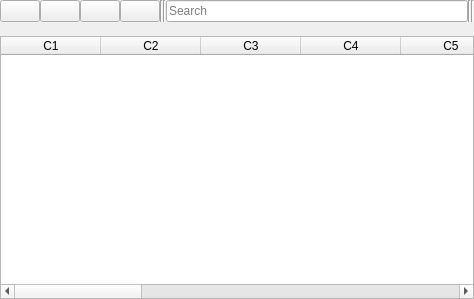
<?xml version="1.0" encoding="UTF-8"?>
<ui version="4.0">
 <class>Form</class>
 <widget class="QWidget" name="Form">
  <property name="geometry">
   <rect>
    <x>0</x>
    <y>0</y>
    <width>474</width>
    <height>299</height>
   </rect>
  </property>
  <property name="windowTitle">
   <string>Form</string>
  </property>
  <layout class="QVBoxLayout" name="verticalLayout">
   <property name="spacing">
    <number>0</number>
   </property>
   <property name="leftMargin">
    <number>0</number>
   </property>
   <property name="topMargin">
    <number>0</number>
   </property>
   <property name="rightMargin">
    <number>0</number>
   </property>
   <property name="bottomMargin">
    <number>0</number>
   </property>
   <item>
    <layout class="QHBoxLayout" name="horizontalLayout">
     <property name="spacing">
      <number>0</number>
     </property>
     <item>
      <widget class="QPushButton" name="pbAdd">
       <property name="text">
        <string/>
       </property>
      </widget>
     </item>
     <item>
      <widget class="QPushButton" name="pbEdit">
       <property name="text">
        <string/>
       </property>
      </widget>
     </item>
     <item>
      <widget class="QPushButton" name="pbDelete">
       <property name="text">
        <string/>
       </property>
      </widget>
     </item>
     <item>
      <widget class="QPushButton" name="pbView">
       <property name="text">
        <string/>
       </property>
      </widget>
     </item>
     <item>
      <widget class="Line" name="line">
       <property name="orientation">
        <enum>Qt::Vertical</enum>
       </property>
      </widget>
     </item>
     <item>
      <widget class="Line" name="line_2">
       <property name="orientation">
        <enum>Qt::Vertical</enum>
       </property>
      </widget>
     </item>
     <item>
      <widget class="QLineEdit" name="leSearch">
       <property name="placeholderText">
        <string>Search</string>
       </property>
      </widget>
     </item>
     <item>
      <widget class="Line" name="line_3">
       <property name="orientation">
        <enum>Qt::Vertical</enum>
       </property>
      </widget>
     </item>
     <item>
      <widget class="Line" name="line_4">
       <property name="orientation">
        <enum>Qt::Vertical</enum>
       </property>
      </widget>
     </item>
    </layout>
   </item>
   <item>
    <layout class="QVBoxLayout" name="verticalLayout_2">
     <item>
      <widget class="QLabel" name="lMessageList">
       <property name="text">
        <string/>
       </property>
       <property name="alignment">
        <set>Qt::AlignCenter</set>
       </property>
      </widget>
     </item>
    </layout>
   </item>
   <item>
    <layout class="QVBoxLayout" name="verticalLayout_3">
     <item>
      <widget class="QTableWidget" name="tableWidget">
       <column>
        <property name="text">
         <string>C1</string>
        </property>
       </column>
       <column>
        <property name="text">
         <string>C2</string>
        </property>
       </column>
       <column>
        <property name="text">
         <string>C3</string>
        </property>
       </column>
       <column>
        <property name="text">
         <string>C4</string>
        </property>
       </column>
       <column>
        <property name="text">
         <string>C5</string>
        </property>
       </column>
       <column>
        <property name="text">
         <string>C6</string>
        </property>
       </column>
       <column>
        <property name="text">
         <string>C7</string>
        </property>
       </column>
       <column>
        <property name="text">
         <string>C8</string>
        </property>
       </column>
       <column>
        <property name="text">
         <string>C9</string>
        </property>
       </column>
       <column>
        <property name="text">
         <string>C10</string>
        </property>
       </column>
       <column>
        <property name="text">
         <string>C11</string>
        </property>
       </column>
       <column>
        <property name="text">
         <string>C12</string>
        </property>
       </column>
       <column>
        <property name="text">
         <string>C13</string>
        </property>
       </column>
       <column>
        <property name="text">
         <string>C14</string>
        </property>
       </column>
      </widget>
     </item>
    </layout>
   </item>
  </layout>
 </widget>
 <resources/>
 <connections/>
</ui>
